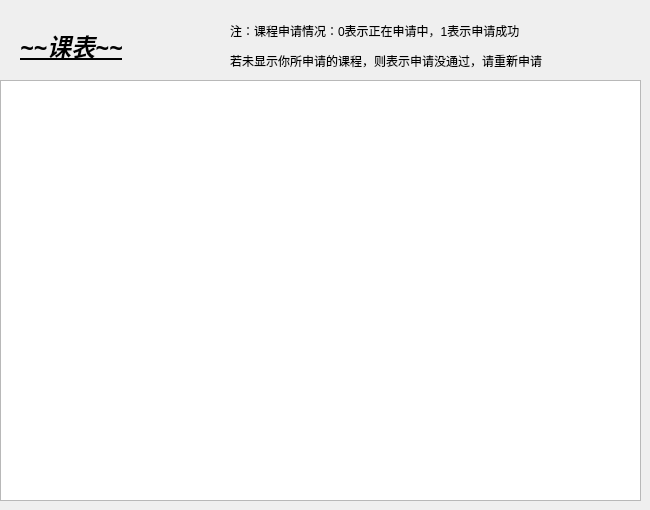
   <widget class="QWidget" name="page_10">
    <widget class="QLabel" name="label_27">
     <property name="geometry">
      <rect>
       <x>20</x>
       <y>30</y>
       <width>151</width>
       <height>31</height>
      </rect>
     </property>
     <property name="font">
      <font>
       <family>幼圆</family>
       <pointsize>18</pointsize>
       <weight>75</weight>
       <italic>true</italic>
       <bold>true</bold>
       <underline>true</underline>
      </font>
     </property>
     <property name="text">
      <string>~~课表~~</string>
     </property>
    </widget>
    <widget class="QTableView" name="tableView_5">
     <property name="geometry">
      <rect>
       <x>0</x>
       <y>80</y>
       <width>641</width>
       <height>421</height>
      </rect>
     </property>
    </widget>
    <widget class="QLabel" name="label_56">
     <property name="geometry">
      <rect>
       <x>230</x>
       <y>20</y>
       <width>401</width>
       <height>21</height>
      </rect>
     </property>
     <property name="text">
      <string>注：课程申请情况：0表示正在申请中，1表示申请成功</string>
     </property>
    </widget>
    <widget class="QLabel" name="label_57">
     <property name="geometry">
      <rect>
       <x>230</x>
       <y>50</y>
       <width>401</width>
       <height>21</height>
      </rect>
     </property>
     <property name="text">
      <string>若未显示你所申请的课程，则表示申请没通过，请重新申请</string>
     </property>
    </widget>
   </widget>
